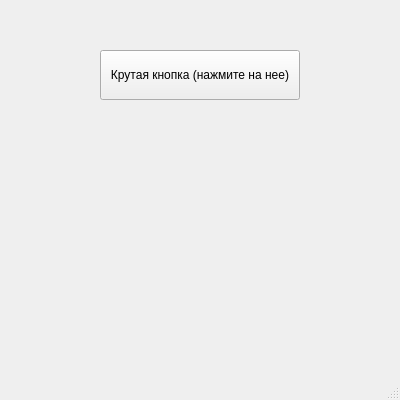
<?xml version="1.0" encoding="UTF-8"?>
<ui version="4.0">
 <class>MainWindow</class>
 <widget class="QMainWindow" name="MainWindow">
  <property name="geometry">
   <rect>
    <x>0</x>
    <y>0</y>
    <width>400</width>
    <height>400</height>
   </rect>
  </property>
  <property name="windowTitle">
   <string>MainWindow</string>
  </property>
  <widget class="QWidget" name="centralwidget">
   <widget class="QPushButton" name="coolButton">
    <property name="geometry">
     <rect>
      <x>100</x>
      <y>50</y>
      <width>200</width>
      <height>50</height>
     </rect>
    </property>
    <property name="text">
     <string>Крутая кнопка (нажмите на нее)</string>
    </property>
   </widget>
  </widget>
  <widget class="QMenuBar" name="menubar">
   <property name="geometry">
    <rect>
     <x>0</x>
     <y>0</y>
     <width>400</width>
     <height>21</height>
    </rect>
   </property>
  </widget>
  <widget class="QStatusBar" name="statusbar"/>
 </widget>
 <resources/>
 <connections/>
</ui>
